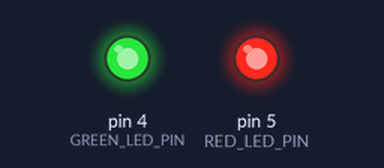
This sketch was run on a simulated Arduino Uno, built with avr-gcc and run on an emulated ATmega328P. Shown: output pins drawn as LEDs (lit = HIGH). Pins used as bus, display or sensor lines are not drawn; what the sketch prints to the serial monitor is not drawn.

Above: at 0.1 s.
Timing chart, 0 to 1.6 s (numbered marks = the images above):
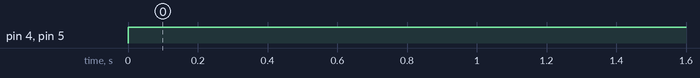

Measured:
- by itself, pin 4 (GREEN_LED_PIN), pin 5 (RED_LED_PIN): LOW → HIGH at 0.00 s

The sketch:

sketch_Lab1_Ex4.ino
```cpp
//Lab1, Ex4

#define RED_LED_PIN 5    // Pin for red LED
#define GREEN_LED_PIN 4 // Pin for green LED
#define BLUE_LED_PIN 0  // Pin for blue LED

char letters[] = {'A', 'R', 'C', 'G', 'B', 'R', 'G', 'R', 'B', 'G'}; // Example array
int countR = 0, countG = 0, countB = 0;

void setup() {
  pinMode(RED_LED_PIN, OUTPUT);   // Initialize pins as OUTPUT
  pinMode(GREEN_LED_PIN, OUTPUT);
  pinMode(BLUE_LED_PIN, OUTPUT);

  digitalWrite(RED_LED_PIN, LOW);   // Turn off LEDs initially
  digitalWrite(GREEN_LED_PIN, LOW);
  digitalWrite(BLUE_LED_PIN, LOW);

  Serial.begin(9600); // Initialize serial communication
}

void loop() {
  countR = countG = countB = 0; // Reset counts

  // Traverse the array and count occurrences
  for (int i = 0; i < sizeof(letters) / sizeof(letters[0]); i++) {
    if (letters[i] == 'R') {
      countR++;
    } else if (letters[i] == 'G') {
      countG++;
    } else if (letters[i] == 'B') {
      countB++;
    }
  }

  // Toggle LEDs based on detection
  digitalWrite(RED_LED_PIN, countR > 0 ? HIGH : LOW);
  digitalWrite(GREEN_LED_PIN, countG > 0 ? HIGH : LOW);
  digitalWrite(BLUE_LED_PIN, countB > 0 ? HIGH : LOW);

  // Print the counts to the serial monitor
  Serial.print("R: ");
  Serial.println(countR);
  Serial.print("G: ");
  Serial.println(countG);
  Serial.print("B: ");
  Serial.println(countB);

  delay(10000); // Wait before repeating (adjusted to 10 second)
}
```
